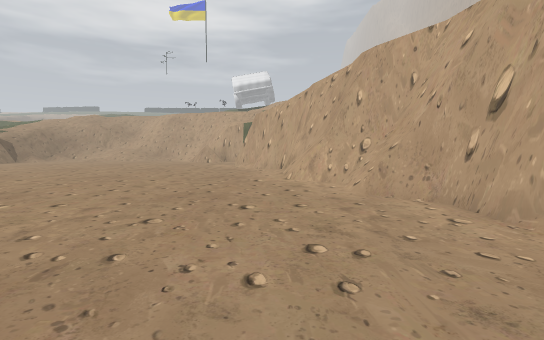
[1] (above)

12 first-person views from a walk through a scene from a Unity 3-D project. The camera is 1.4 m above the floor, tilts 4° down and sees 85° across. The floor is counted in squares, 2 m on a side. Each view is taken from the middle of a square. On the plan, view 1 faces up. The plan holds only what a view shows up to about 10 squares ahead; the rest is blank. The place goes on beyond the plan. Some animated figures are not drawn.

[2]
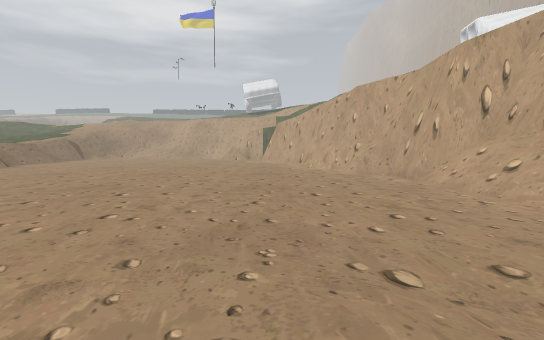

[3]
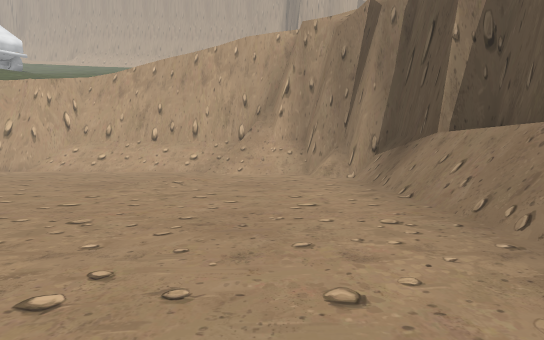

[4]
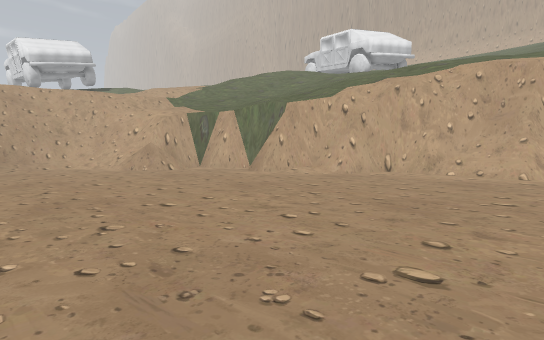

[5]
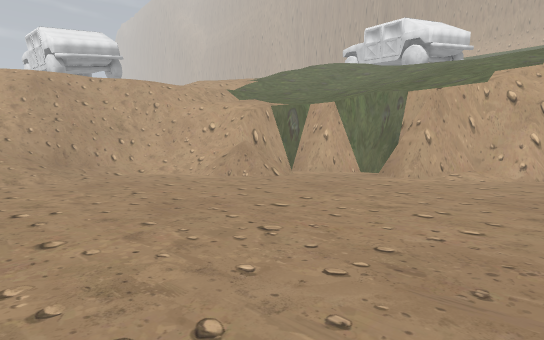

[6]
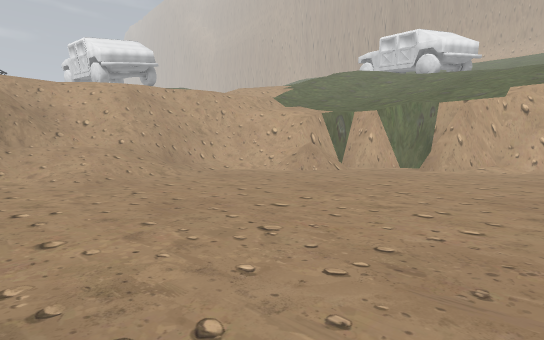

[7]
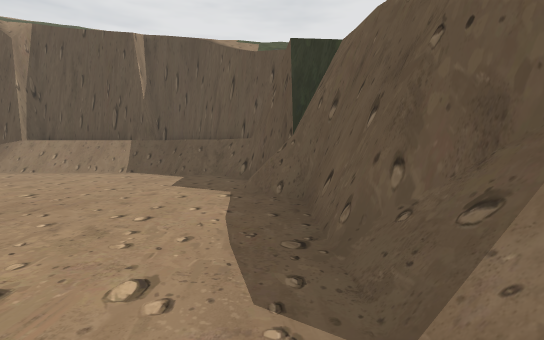

[8]
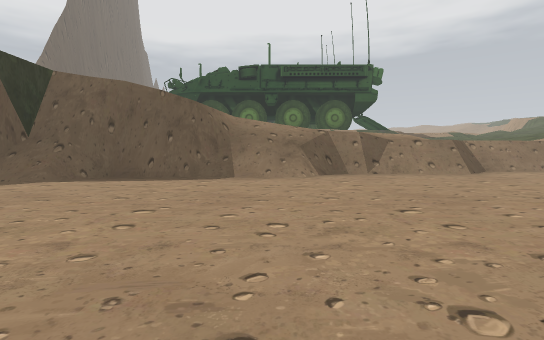

[9]
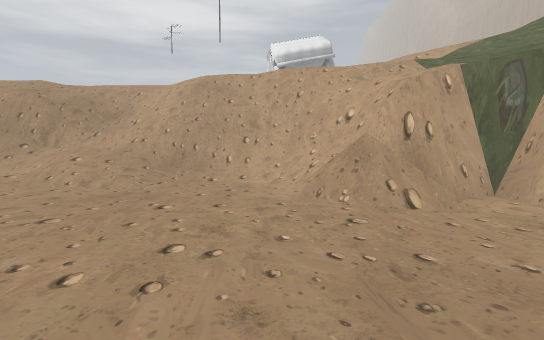

[10]
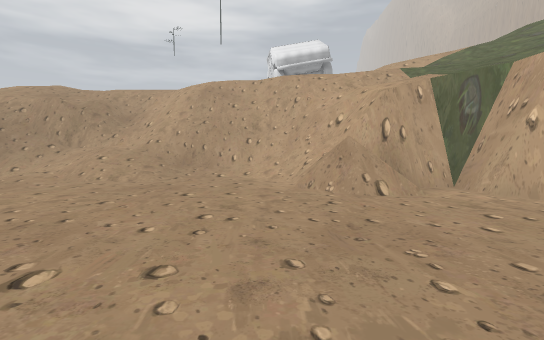

[11]
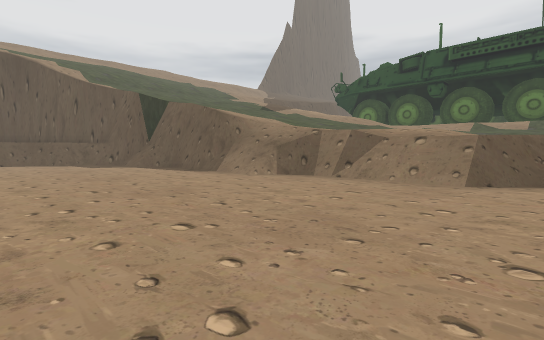

[12]
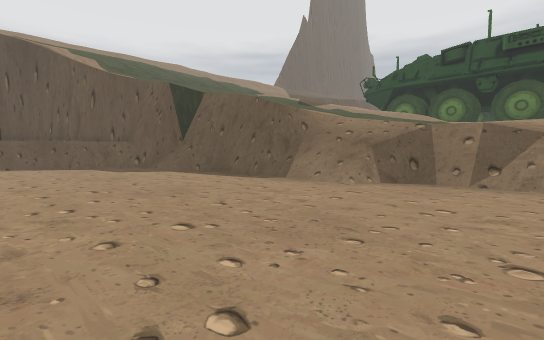

### Floor plan
Key: @ floor where view 1 was taken; # wall or solid block; . main floor; : floor 1.5 m higher than the main floor; + floor 4.75 m higher than the main floor; * floor 5.5 m higher than the main floor; % floor 6.5 m higher than the main floor; / step, stairs or slope; = window, fence, low wall or low ledge; v drop or lower ground.
Columns run from 12 left of view 1 to 4 right of it. Each row starts with its distance up from view 1.
 22 ///////v//   ////
 21 ##/////#/////////
 20 //://#////+*////
 19 /////.//#///*//
 18 ..///..//#/+//
 17 ......../##/
 16 ........=#.#
 15 ...........#/
 14 ............#/%
 13 ...........#v///
 12 ...........##///
 11 ............#/%/
 10 ............##//
  9 .............#//
  8 #............#v%
  7 =............#v/
  6 =............##v
  5 #.............#v
  4 #.............##
  3 #=.............#
  2 /=.............#v
  1 /=.............#v
  0 /#..........@..#
 -1  #.............#
 -2  #.............#
 -3  v#...........=#
 -4  v#...........##
 -5  /#...........#v
 -6   v#=........=#v
 -7   vv##======##vv
 -8    v v#######vv/
 -9          vvvvv

Positions as (right, up) in squares from view 1, and headings:
1: (0, 0), facing up
2: (-1, -4), facing up
3: (-7, -5), facing right
4: (-8, 6), facing up-right
5: (-9, 10), facing up-right
6: (-12, 10), facing up-right
7: (-10, 2), facing down
8: (-3, 2), facing left
9: (-5, 12), facing up
10: (-5, 11), facing up
11: (-5, 9), facing down-left
12: (-5, 6), facing down-left
